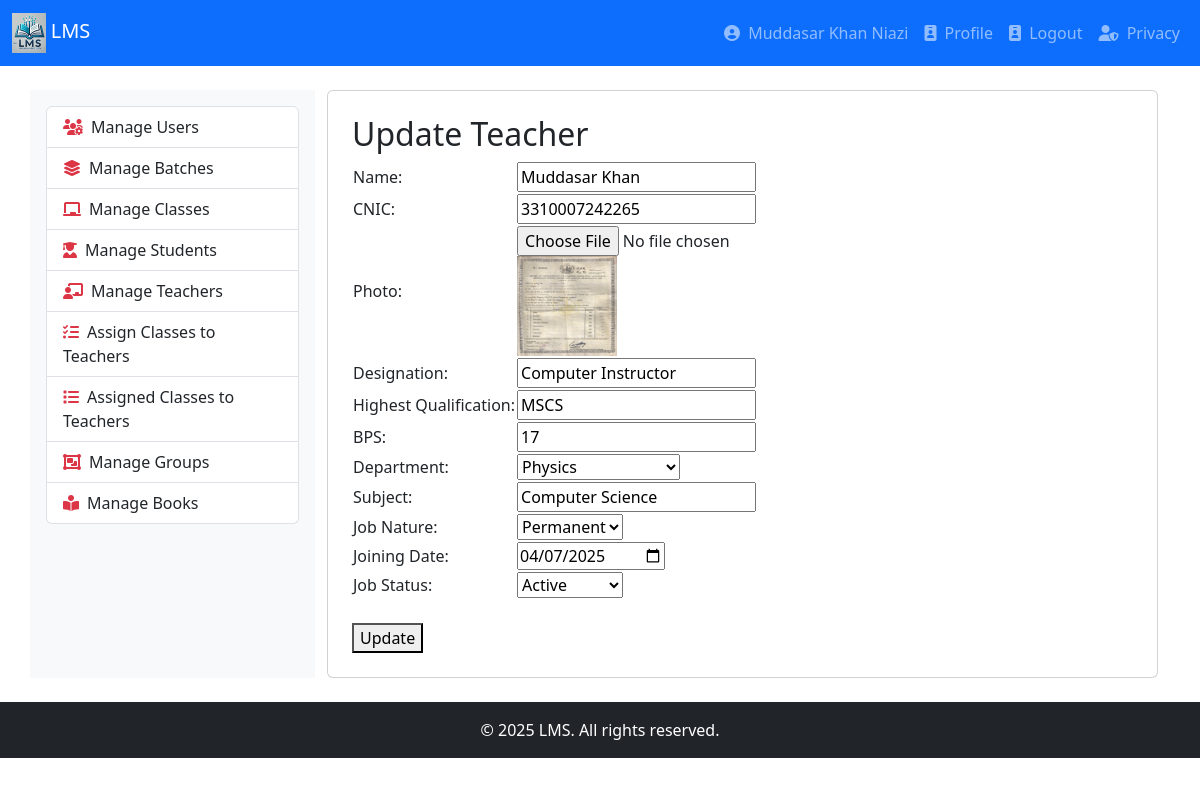
The app's page /teacher.php?id=1 (signed in) with its own data.
### tables this page shows
CREATE TABLE `teachers` (
  `teacher_id` int(11) NOT NULL,
  `teacher_name` varchar(100) NOT NULL,
  `cnic` varchar(15) NOT NULL,
  `photo` varchar(255) DEFAULT NULL,
  `designation` varchar(100) DEFAULT NULL,
  `highest_qualification` varchar(100) NOT NULL,
  `bps` int(11) DEFAULT NULL,
  `department` enum('Computer Science','Physics','Chemistry','Mathematics') NOT NULL,
  `subject` varchar(100) DEFAULT NULL,
  `job_nature` enum('Permanent','Contract','Visiting') DEFAULT 'Contract',
  `joining` date NOT NULL,
  `job_status` enum('Active','Resigned','Retired','Suspended') DEFAULT 'Active'
);

### teacher.php (the view, shortened to what this page needs)
<?php
include('db.php');
if($_SESSION['urole'] == 'Teacher'){
	$CNIC	=	$_SESSION['CNIC'];
    $getTID = mysqli_query($conn, "SELECT * FROM teachers WHERE cnic = '$CNIC'");
    if (mysqli_num_rows($getTID) > 0) {
        $row = mysqli_fetch_assoc($getTID);
        $teacher_id = $row['teacher_id'];
    }
	else
		exit("<h1>Dear User Your Role is Teacher but Admin has not created your Teacher Profile</h1>");
}
else
	$teacher_id = 0;
$teacher_name = "";
$cnic = "";
$photo = "";
$designation = "";
$highest_qualification = "";
$bps = "";
$department = "";
$subject = "";
$job_nature = "Contract";
$joining = "";
$job_status = "Active";
$update = false;
if (isset($_GET['id']) && $_SESSION['urole'] == 'Admin') {
    $teacher_id = $_GET['id'];
    $update = true;
}
if ($update) {
    $result = mysqli_query($conn, "SELECT * FROM teachers WHERE teacher_id = '$teacher_id'");
    if (mysqli_num_rows($result) == 1) {
        $row = mysqli_fetch_assoc($result);
        $teacher_name = $row['teacher_name'];
        $cnic = $row['cnic'];
        $photo = $row['photo'];
        $designation = $row['designation'];
        $highest_qualification = $row['highest_qualification'];
        $bps = $row['bps'];
        $department = $row['department'];
        $subject = $row['subject'];
        $job_nature = $row['job_nature'];
        $joining = $row['joining'];
        $job_status = $row['job_status'];
    }
}
include 'header.php';
include 'navigation.php';
?>
<div class="container mt-4">
    <div class="row">
        <div class="col-md-3 bg-light p-3">
            <?php include 'leftbar.php'; ?>
        </div>
        <div class="col-md-9">
            <div class="card p-4">
                <h2><?php echo $update ? 'Update Teacher' : 'Add Teacher'; ?></h2>
                <form method="POST" enctype="multipart/form-data">
                    <table>
                        <tr>
                            <td><label>Name:</label></td>
                            <td><input type="text" name="teacher_name" value="<?php echo $teacher_name; ?>" required></td>
                        </tr>
                        <tr>
                            <td><label>CNIC:</label></td>
                            <td><input type="text" name="cnic" value="<?php echo $cnic; ?>" required></td>
                        </tr>
                        <tr>
                            <td><label>Photo:</label></td>
                            <td>
                                <input type="file" name="photo"><br>
                                <?php if ($update && $photo): ?>
                                    <img src="<?php echo $photo; ?>" width="100" height="100"><br>
                                <?php endif; ?>
                            </td>
                        </tr>
                        <tr>
                            <td><label>Designation:</label></td>
                            <td><input type="text" name="designation" value="<?php echo $designation; ?>"></td>
                        </tr>
                        <tr>
                            <td><label>Highest Qualification:</label></td>
                            <td><input type="text" name="highest_qualification" value="<?php echo $highest_qualification; ?>" required></td>
                        </tr>
                        <tr>
                            <td><label>BPS:</label></td>
                            <td><input type="number" name="bps" value="<?php echo $bps; ?>"></td>
                        </tr>
                        <tr>
                            <td><label>Department:</label></td>
                            <td>
                                <select name="department" required>
                                    <option value="Physics" <?php if ($department == 'Physics') echo 'selected'; ?>>Physics</option>
                                </select>
                            </td>
                        </tr>
                        <tr>
                            <td><label>Subject:</label></td>
                            <td><input type="text" name="subject" value="<?php echo $subject; ?>"></td>
                        </tr>
                        <tr>
                            <td><label>Job Nature:</label></td>
                            <td>
                                <select name="job_nature">
                                    <option value="Permanent" <?php if ($job_nature == 'Permanent') echo 'selected'; ?>>Permanent</option>
                                </select>
                            </td>
                        </tr>
                        <tr>
                            <td><label>Joining Date:</label></td>
                            <td><input type="date" name="joining" value="<?php echo $joining; ?>" required></td>
                        </tr>
                        <tr>
                            <td><label>Job Status:</label></td>
                            <td>
							<?php
							if ($_SESSION['urole'] == 'Teacher') {
    echo $job_status;
    echo '<input type="hidden" name="job_status" value="' . htmlspecialchars($job_status) . '">';
}
							else{
						?>
                                <select name="job_status">
                                    <option value="Active" <?php if ($job_status == 'Active') echo 'selected'; ?>>Active</option>
                                </select>
                            </td>
								<?php
							}
						?>
                        </tr>
                    </table><br>
                    <?php if ($update): ?>
                        <button type="submit" name="update">Update</button>
                    <?php else: ?>
                        <button type="submit" name="save">Save</button>
                    <?php endif; ?>
                </form>
            </div>
        </div>
    </div>
</div>
<?php include 'footer.php'; ?>

### records on screen
teachers: teacher_name "Muddasar Khan", cnic "3310007242265", photo (picture), designation "Computer Instructor", highest_qualification "MSCS", bps "17", department "Physics", subject "Computer Science", job_nature "Permanent", joining "04/07/2025", job_status "Active"

### other values on screen
$_SESSION['uname'] "Muddasar Khan Niazi"
